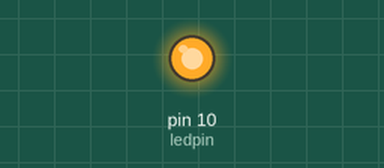
Simulated run of this sketch. Board: Arduino Uno, built with avr-gcc and run on an emulated ATmega328P. Shown: output pins drawn as LEDs (lit = HIGH).

Above: at 1.5 s.
At 11.0 s:
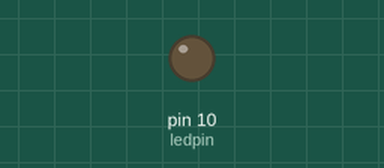
Timing chart, 0 to 16.9 s (numbered marks = the images above):
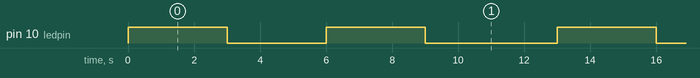

The sketch:

002_Led.ino
```cpp
  int ledpin=10;  // define digital interface 10
  void setup() {
    pinMode(ledpin,OUTPUT); // initialize digital pin 10 as output. When using I/O ports on an Arduino, this kind of set up is always needed.
  }
  void loop() {
    for (int i = 0; i < 2; i++) {
      digitalWrite(ledpin,HIGH);  // set the LED on digital pin 10 on.
      delay(3000);
      digitalWrite(ledpin,LOW);   // set the LED on digital pin 10 off.
      delay(3000);
    }
    delay(1000);
  }
```

Measured:
- by itself, pin 10 (ledpin): repeats every 13.0 s: LOW 3.0 s, HIGH 3.0 s, LOW 4.0 s, HIGH 3.0 s
- by itself, everything shown: repeats every 13.0 s, in 4 steps
